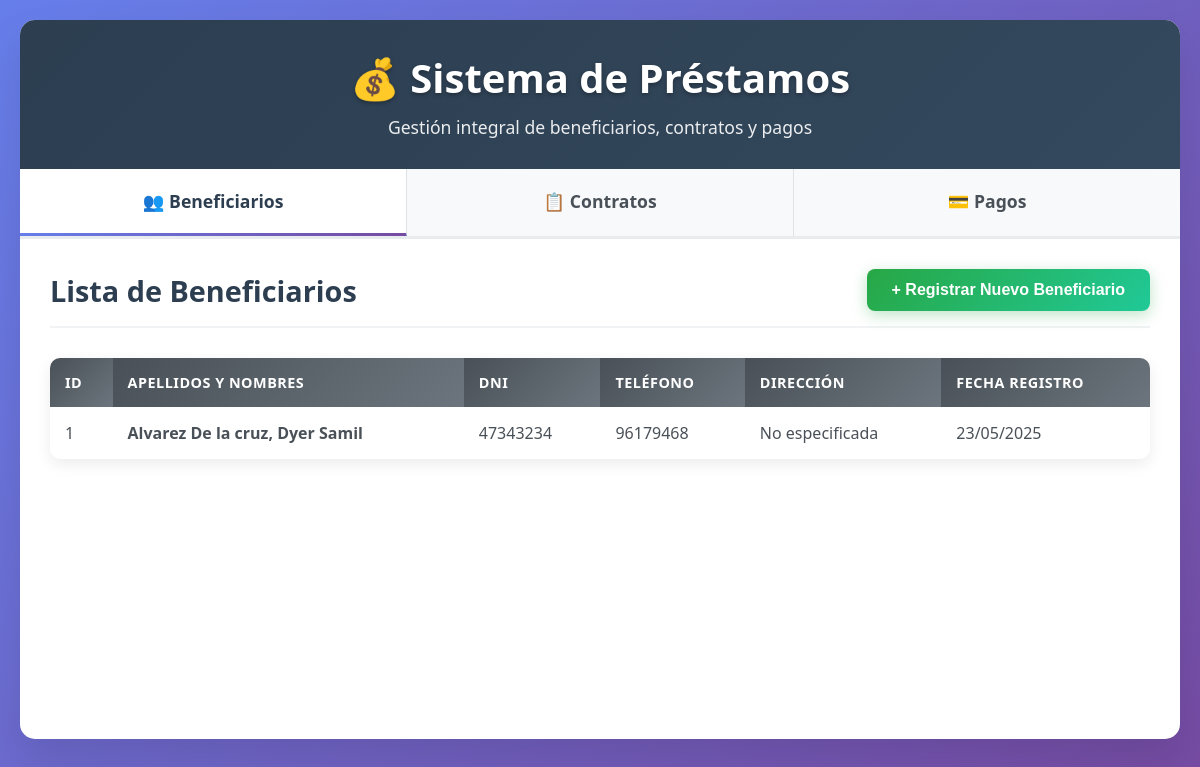
The page / on the database its author committed.
### tables this page shows
CREATE TABLE beneficiarios
(
	idbeneficiario	INT AUTO_INCREMENT PRIMARY KEY,
    apellidos		VARCHAR(50) 		NOT NULL,
    nombres 		VARCHAR(50) 		NOT NULL,
    dni 			CHAR(8) 			NOT NULL,
    telefono 		CHAR(9) 			NOT NULL,
    direccion 		VARCHAR(90) 		NULL,
    creado 			DATETIME 			NOT NULL DEFAULT NOW(),
    modificado 		DATETIME 			NULL,
    CONSTRAINT uk_dni_be UNIQUE (dni)
);

### app/models/Conexion.php (called while the page is built, shortened)
<?php
class Conexion {
    private $host = 'localhost';
    private $dbname = 'prestamos';
    private $username = 'root';
    private $password = '';
    private $pdo;
    public function __construct() {
        try {
            $this->pdo = new PDO(
                "mysql:host={$this->host};dbname={$this->dbname};charset=utf8",
                $this->username,
                $this->password
            );
            $this->pdo->setAttribute(PDO::ATTR_ERRMODE, PDO::ERRMODE_EXCEPTION);
            $this->pdo->setAttribute(PDO::ATTR_DEFAULT_FETCH_MODE, PDO::FETCH_ASSOC);
        } catch(PDOException $e) {
            die("Error de conexión: " . $e->getMessage());
        }
    }
    public function getConnection() {
        return $this->pdo;
    }
}
?>

### app/models/Beneficiario.php (called while the page is built, shortened)
<?php
require_once 'Conexion.php';
class Beneficiario {
    private $pdo;
    public function __construct() {
        $conexion = new Conexion();
        $this->pdo = $conexion->getConnection();
    }
    public function obtenerTodos() {
        try {
            $stmt = $this->pdo->prepare("
                SELECT * FROM beneficiarios
                ORDER BY apellidos, nombres
            ");
            $stmt->execute();
            return $stmt->fetchAll();
        } catch(PDOException $e) {
            throw new Exception("Error al obtener beneficiarios: " . $e->getMessage());
        }
    }
}
?>

### app/controllers/beneficiario.controller.php (called while the page is built, shortened)
<?php
require_once 'app/models/Beneficiario.php';
class BeneficiarioController {
    private $beneficiarioModel;
    public function __construct() {
        $this->beneficiarioModel = new Beneficiario();
    }
    public function obtenerTodosParaVista() {
        try {
            $beneficiarios = $this->beneficiarioModel->obtenerTodos();
            return ['exito' => true, 'datos' => $beneficiarios];
        } catch(Exception $e) {
            throw new Exception("Error al obtener beneficiarios: " . $e->getMessage());
        }
    }
}
?>

### public/views/Beneficiario/registraryListar.php (the view, shortened to what this page needs)
<?php
require_once 'app/controllers/beneficiario.controller.php';
try {
    $controller = new BeneficiarioController();
    $respuesta = $controller->obtenerTodosParaVista();
    $beneficiarios = $respuesta['datos'] ?? [];
} catch (Exception $e) {
    $mensaje_error = $e->getMessage();
    $beneficiarios = [];
}
?>
<link rel="stylesheet" href="public/css/beneficiario.css">
<div class="section-header">
    <h2 class="section-title">Lista de Beneficiarios</h2>
    <button class="btn-registrar" onclick="abrirModal()">+ Registrar Nuevo Beneficiario</button>
</div>
<?php if (count($beneficiarios) > 0): ?>
    <table class="data-table">
        <thead>
            <tr>
                <th>ID</th>
                <th>Apellidos y Nombres</th>
                <th>DNI</th>
                <th>Teléfono</th>
                <th>Dirección</th>
                <th>Fecha Registro</th>
            </tr>
        </thead>
        <tbody>
            <?php foreach ($beneficiarios as $beneficiario): ?>
                <tr>
                    <td><?php echo $beneficiario['idbeneficiario']; ?></td>
                    <td><strong><?php echo $beneficiario['apellidos'] . ', ' . $beneficiario['nombres']; ?></strong></td>
                    <td><?php echo $beneficiario['dni']; ?></td>
                    <td><?php echo $beneficiario['telefono']; ?></td>
                    <td><?php echo $beneficiario['direccion'] ?: 'No especificada'; ?></td>
                    <td><?php echo date('d/m/Y', strtotime($beneficiario['creado'])); ?></td>
                </tr>
            <?php endforeach; ?>
        </tbody>
    </table>
<?php endif; ?>

### public/css/main.css (style rules this page uses)
* { margin: 0; padding: 0; box-sizing: border-box; }
body { font-family: 'Segoe UI', Tahoma, Geneva, Verdana, sans-serif; background: linear-gradient(135deg, #667eea 0%, #764ba2 100%); min-height: 100vh; padding: 20px; }
.section-header { display: flex; justify-content: space-between; align-items: center; margin-bottom: 30px; padding-bottom: 15px; border-bottom: 2px solid #f1f3f4; }
.section-title { font-size: 1.8em; color: #2c3e50; font-weight: 700; }
.data-table { width: 100%; border-collapse: collapse; background: white; border-radius: 10px; overflow: hidden; box-shadow: 0 5px 15px rgba(0,0,0,0.08); }
.data-table th { background: linear-gradient(135deg, #495057, #6c757d); color: white; padding: 15px; text-align: left; font-weight: 600; text-transform: uppercase; font-size: 0.9em; letter-spacing: 0.5px; }
.data-table td { padding: 15px; border-bottom: 1px solid #f1f3f4; color: #495057; }
.data-table tr:last-child td { border-bottom: none; }

### public/css/beneficiario.css (style rules this page uses)
.btn-registrar { background: linear-gradient(135deg, #28a745, #20c997); color: white; padding: 12px 25px; border: none; border-radius: 8px; font-size: 1em; font-weight: 600; cursor: pointer; transition: all 0.3s ease; text-decoration: none; display: inline-block; box-shadow: 0 4px 15px rgba(40, 167, 69, 0.3); }

### rows shown on the page
beneficiarios: idbeneficiario "1", apellidos "Alvarez De la cruz", nombres "Dyer Samil", dni "47343234", telefono "96179468", direccion "No especificada", creado "23/05/2025"
